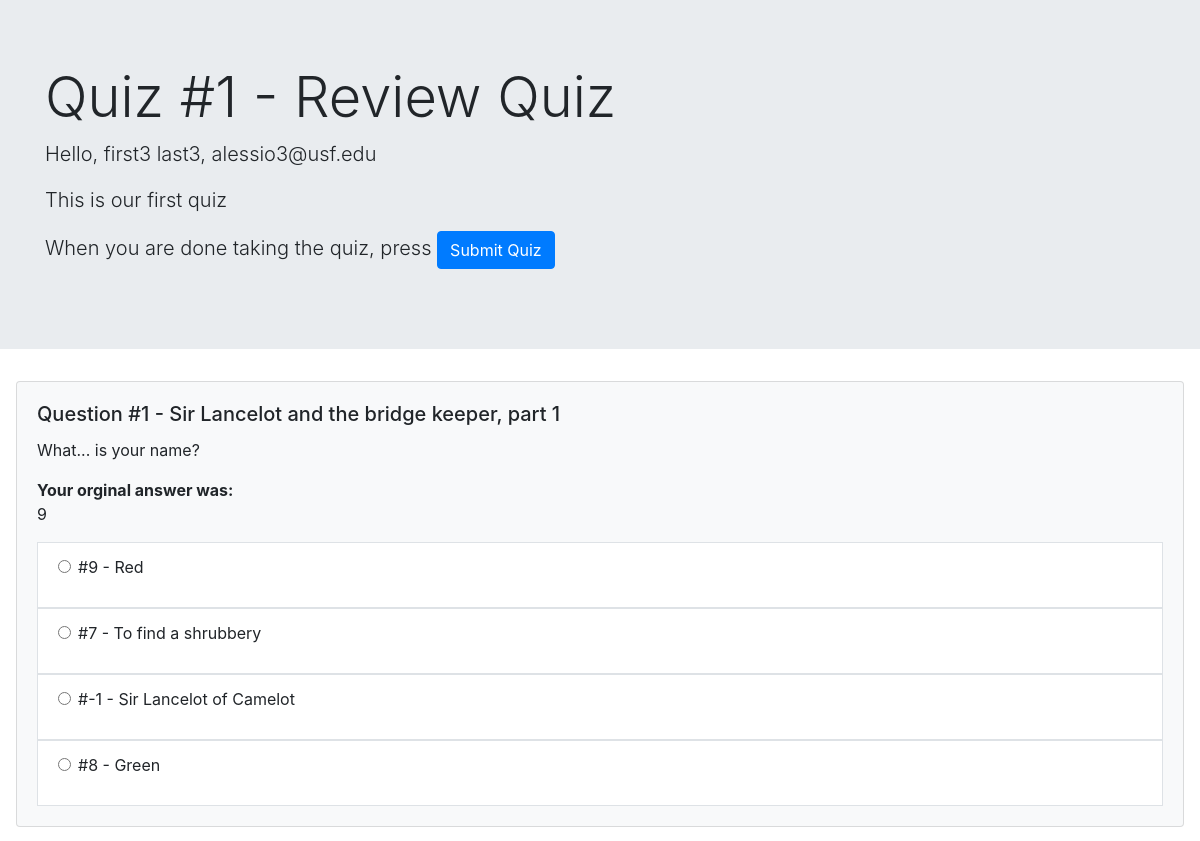
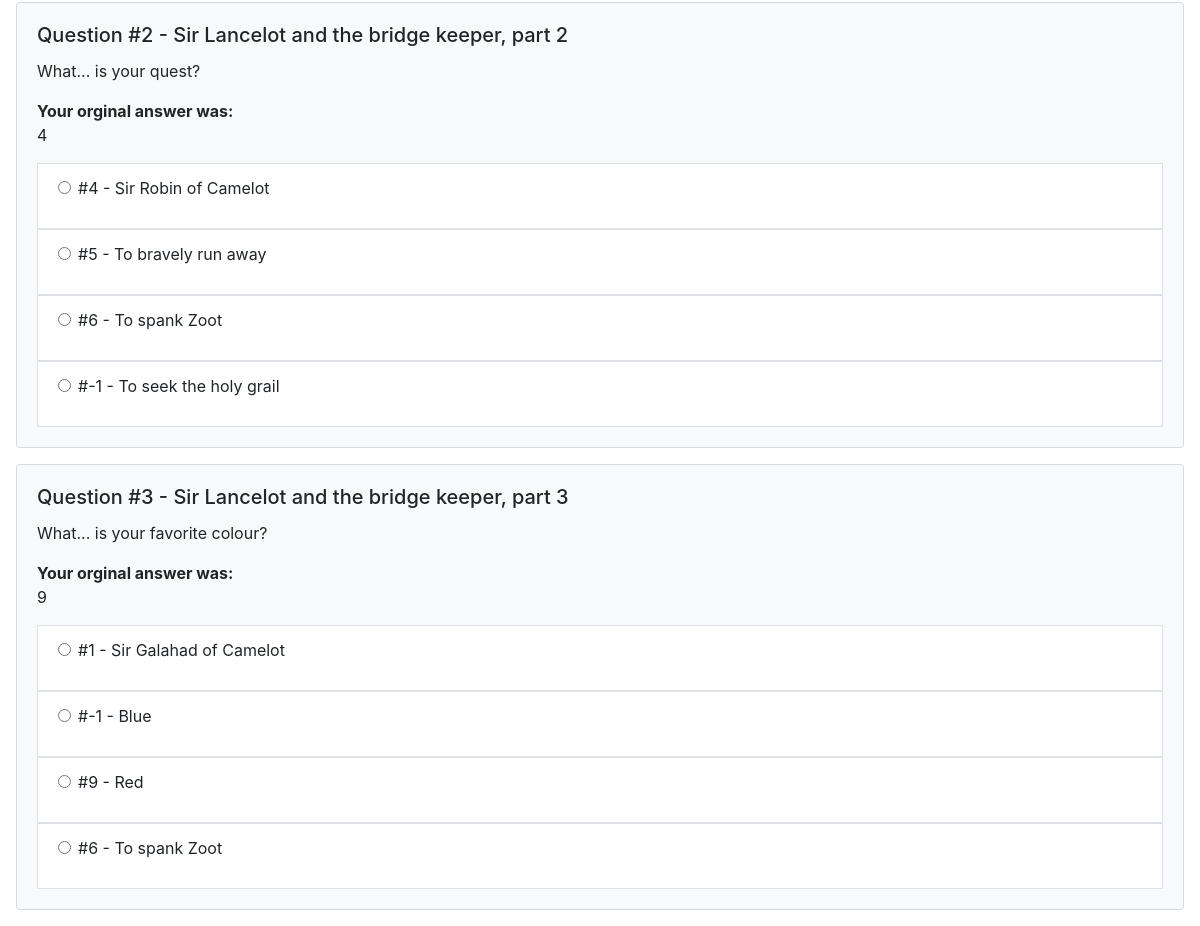
/student/1 (signed in), run on the app's committed database (2 pictures, top to bottom).
### evopie/models.py (models this page shows, shortened)
class Quiz(DB.Model):
    id = DB.Column(DB.Integer, primary_key=True)
    author_id = DB.Column(DB.Integer, DB.ForeignKey('user.id'))
    quiz_questions = DB.relationship('QuizQuestion', secondary=relation_questions_vs_quizzes, lazy='subquery',
       backref=DB.backref('quizzes', lazy=True))
    quiz_attempts = DB.relationship('QuizAttempt', backref='quiz', lazy=True)
    title = DB.Column(DB.String)
    description = DB.Column(DB.String)
    author_tags = DB.Column(DB.String)

class User(UserMixin, DB.Model):
    id = DB.Column(DB.Integer, primary_key=True)
    email = DB.Column(DB.String)
    first_name = DB.Column(DB.String)
    last_name = DB.Column(DB.String)
    password = DB.Column(DB.String)
    role = DB.Column(DB.String)
    quizzes = DB.relationship('Quiz', backref='author', lazy=True)
    quiz_attempts = DB.relationship('QuizAttempt', backref='student', lazy=True)
    def is_student(self):
        return self.role == "STUDENT"

class Question(DB.Model):
    id = DB.Column(DB.Integer, primary_key=True)
    title = DB.Column(DB.String, nullable=False)
    stem = DB.Column(DB.String, nullable=False)
    answer = DB.Column(DB.String, nullable=False)
    distractors = DB.relationship('Distractor', backref='question', lazy=True)
    quiz_questions = DB.relationship('QuizQuestion', backref='question', lazy=True)

class Distractor(DB.Model):
    id = DB.Column(DB.Integer, primary_key=True)
    answer = DB.Column(DB.String, nullable=False)
    question_id = DB.Column(None, DB.ForeignKey('question.id'))

### evopie/routes_pages.py (the view)
@pages.route('/student/<int:qid>', methods=['GET'])
@login_required
def get_student(qid):
    if not current_user.is_student():
        response = ('You are not allowed to take this quiz', 403, {"Content-Type": "application/json"})
        return make_response(response)
    q = models.Quiz.query.get_or_404(qid)
    u = models.User.query.get_or_404(current_user.id)
    a = models.QuizAttempt.query.filter_by(student_id=current_user.id).filter_by(quiz_id=qid).all()
    quiz_questions = [question.dump_as_dict() for question in q.quiz_questions]
    if a: # step = 2
        return render_template('student2.html', quiz=q, questions=quiz_questions, student=u, attempt=a[0])
    else: # step = 1
        return render_template('student1.html', quiz=q, questions=quiz_questions, student=u)

### evopie/__init__.py (called while the page is built)
@login_manager.user_loader
def load_user(user_id):
    return User.query.get(int(user_id))

### evopie/models.py (called while the page is built)
    def dump_as_dict(self):
        result = {  "id" : self.id,
                    "title": self.question.title,
                    "stem": self.question.stem,
                    "answer": self.question.answer,
                    "alternatives": [] }
        tmp1 = [] # list of distractors IDs, -1 for right answer
        tmp2 = [] # list of alternatives, including the right answer
        tmp1.append(-1)
        tmp2.append(self.question.answer)
        for d in self.distractors:
            tmp1.append(d.id)
            tmp2.append(d.answer)
        result['alternatives'] = [list(tup) for tup in zip(tmp1,tmp2)]
        shuffle(result['alternatives'])
        return result

### evopie/templates/student2.html (shortened to what this page needs)
{% extends 'base.html' %}
{% block content %}
<div class="jumbotron jumbotron-fluid">
    <div class="container">
        <h1 class="display-4">Quiz #{{quiz.id}} - {{quiz.title}}</h1>
        <p class="lead">
            Hello, {{student.first_name}} {{student.last_name}}, {{student.email}}
        </p>
        <p class="lead">
            {{quiz.description}}
        </p>
        <p class="lead">
            When you are done taking the quiz, press <button class="btn btn-primary" onclick="submitQuiz()">Submit Quiz</button>
        </p>
    </div>
</div>
    {% for q in questions %}
        <div class="card bg-light m-3">
            <div class="card-body" bg-light>
                <h5 class="card-title">Question #{{q.id}} - {{q.title}}</h5>
                <p class="card-text">{{q.stem}}</p>
                <dl>
                    <dt>Your orginal answer was:</dt>
                    <dd id='question_{{q.id}}_original_answer'>
                    </dd>
                </dl>
                <ul class="list-group list-group-flush">
                {% for id,alt in q.alternatives %}
                    <li class="list-group-item border border-primaryrounded">
                        <div class="form-group">
                            <div id="alternative_{{q.id}}_{{id}}"
                                class="form-check">
                                <input type="radio"
                                    name="question_{{q.id}}"
                                    id="alternative_{{q.id}}_{{id}}_check" value="{{id}}"
                                    class="form-check-input"></input>
                                <label for="alternative_{{q.id}}_{{id}}_check"
                                    class="form-check-label">#{{id}} - {{alt}}</label>
                            </div>
                        </div>
                    </li>
                {% endfor %}
                </ul>
            </div>
        </div>
    {% endfor %}
{% endblock %}

### data on the page
Quiz: id "1", title "Review Quiz", description "This is our first quiz"
User: first_name "first3", last_name "last3", email "alessio3@usf.edu"
Question: id "1", title "Sir Lancelot and the bridge keeper, part 1", stem "What... is your name?", id "-1", answer "Sir Lancelot of Camelot"
Distractor: id "9", answer "Red"
Distractor: id "7", answer "To find a shrubbery"
Distractor: id "8", answer "Green"
Question: id "2", title "Sir Lancelot and the bridge keeper, part 2", stem "What... is your quest?", id "-1", answer "To seek the holy grail"
Distractor: id "4", answer "Sir Robin of Camelot"
Distractor: id "5", answer "To bravely run away"
Distractor: id "6", answer "To spank Zoot"
Question: id "3", title "Sir Lancelot and the bridge keeper, part 3", stem "What... is your favorite colour?", id "-1", answer "Blue"
Distractor: id "1", answer "Sir Galahad of Camelot"
